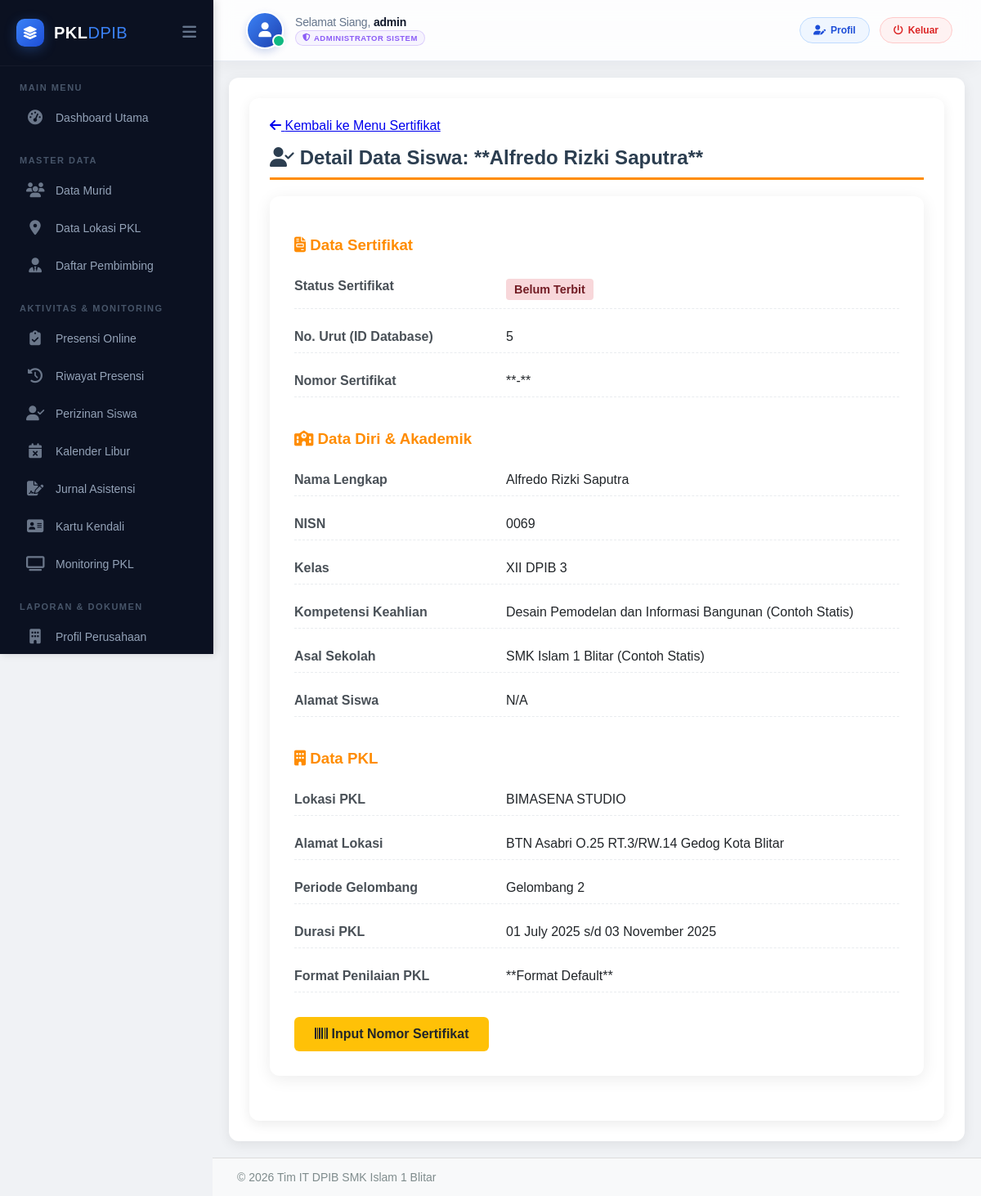
The app's page /admin/sertifikat-detail.php?siswa_id=5 (signed in) with its own data.
### tables this page shows
CREATE TABLE `peserta_didik` (
  `id` int(11) NOT NULL,
  `nisn` varchar(20) NOT NULL,
  `nama` varchar(100) NOT NULL,
  `email` varchar(100) DEFAULT NULL,
  `kelas` varchar(10) NOT NULL,
  `alamat_siswa` text DEFAULT NULL,
  `lokasi_id` int(11) DEFAULT NULL,
  `periode_id` int(11) DEFAULT NULL,
  `tgl_daftar` timestamp NOT NULL DEFAULT current_timestamp()
);

CREATE TABLE `lokasi_pkl` (
  `lokasi_id` int(11) NOT NULL,
  `alamat` varchar(255) DEFAULT NULL,
  `guru_id` int(11) DEFAULT NULL,
  `nama_lokasi` varchar(100) NOT NULL,
  `jam_kerja` varchar(100) DEFAULT NULL,
  `kuota_max` int(11) NOT NULL DEFAULT 5
);

CREATE TABLE `periode_pkl` (
  `periode_id` int(11) NOT NULL,
  `nama_periode` varchar(100) NOT NULL,
  `tgl_mulai` date NOT NULL,
  `tgl_akhir` date NOT NULL,
  `total_jam` int(11) DEFAULT 872
);

### admin/sertifikat-detail.php (the view, shortened to what this page needs)
<?php
include '../config/db-koneksi.php';
$siswa_id = isset($_GET['siswa_id']) ? (int)$_GET['siswa_id'] : 0;
$query = "
    SELECT
        p.id, p.nama, p.nisn, p.kelas, p.alamat_siswa,
        l.nama_lokasi, l.alamat AS alamat_lokasi, -- Asumsi kolomnya 'alamat' di lokasi_pkl
        pr.nama_periode AS nama_gelombang, pr.tgl_mulai AS periode_mulai, pr.tgl_akhir AS periode_selesai,
        s.nomor_sertifikat
    FROM peserta_didik p
    LEFT JOIN lokasi_pkl l ON p.lokasi_id = l.lokasi_id
    LEFT JOIN periode_pkl pr ON p.periode_id = pr.periode_id
    LEFT JOIN sertifikat_terbit s ON p.id = s.siswa_id
    WHERE p.id = ?
";
$stmt = $koneksi->prepare($query);
$stmt->bind_param("i", $siswa_id);
$stmt->execute();
$result = $stmt->get_result();
$siswa_data = $result->fetch_assoc();
function formatPeriode($mulai, $selesai) {
    $tgl_mulai = strftime('%d %B %Y', strtotime($mulai));
    $tgl_selesai = strftime('%d %B %Y', strtotime($selesai));
    return "{$tgl_mulai} s/d {$tgl_selesai}";
}
$periode_pkl = isset($siswa_data['periode_mulai']) && isset($siswa_data['periode_selesai'])
    ? formatPeriode($siswa_data['periode_mulai'], $siswa_data['periode_selesai'])
    : 'N/A';
$is_sertifikat_terbit = !empty($siswa_data['nomor_sertifikat']);
?>
<!DOCTYPE html>
<html lang="id">
<head>
    <link rel="stylesheet" href="../css/style.css">
    <link href="https://cdnjs.cloudflare.com/ajax/libs/font-awesome/6.5.2/css/all.min.css" rel="stylesheet">
</head>
<body class="admin-body">
<?php
include 'panel/sidebar.php';
include 'panel/navbar.php';
?>
            <div class="container">
                <a href="sertifikat.php" class="btn-back"><i class="fas fa-arrow-left"></i> Kembali ke Menu Sertifikat</a>
                <h1><i class="fas fa-user-check"></i> Detail Data Siswa: **<?php echo htmlspecialchars($siswa_data['nama']); ?>**</h1>
                <div class="detail-box">
                    <h3 style="margin-bottom: 20px; color: #ff8c00;"><i class="fas fa-file-invoice"></i> Data Sertifikat</h3>
                    <div class="detail-item">
                        <div class="detail-label">Status Sertifikat</div>
                        <div class="detail-value">
                            <?php if ($is_sertifikat_terbit): ?>
                                <span class="status-badge status-terbit">Sudah Terbit</span>
                            <?php else: ?>
                                <span class="status-badge status-belum">Belum Terbit</span>
                            <?php endif; ?>
                        </div>
                    </div>
                    <div class="detail-item">
                        <div class="detail-label">No. Urut (ID Database)</div>
                        <div class="detail-value"><?php echo htmlspecialchars($siswa_data['id']); ?></div>
                    </div>
                    <div class="detail-item">
                        <div class="detail-label">Nomor Sertifikat</div>
                        <div class="detail-value">
                            **<?php echo htmlspecialchars($siswa_data['nomor_sertifikat'] ?? '-'); ?>**
                        </div>
                    </div>
                    <h3 style="margin-top: 40px; margin-bottom: 20px; color: #ff8c00;"><i class="fas fa-school"></i> Data Diri & Akademik</h3>
                    <div class="detail-item">
                        <div class="detail-label">Nama Lengkap</div>
                        <div class="detail-value"><?php echo htmlspecialchars($siswa_data['nama']); ?></div>
                    </div>
                    <div class="detail-item">
                        <div class="detail-label">NISN</div>
                        <div class="detail-value"><?php echo htmlspecialchars($siswa_data['nisn']); ?></div>
                    </div>
                    <div class="detail-item">
                        <div class="detail-label">Kelas</div>
                        <div class="detail-value"><?php echo htmlspecialchars($siswa_data['kelas']); ?></div>
                    </div>
                    <div class="detail-item">
                        <div class="detail-label">Kompetensi Keahlian</div>
                        <div class="detail-value">Desain Pemodelan dan Informasi Bangunan (Contoh Statis)</div>
                    </div>
                    <div class="detail-item">
                        <div class="detail-label">Asal Sekolah</div>
                        <div class="detail-value">SMK Islam 1 Blitar (Contoh Statis)</div>
                    </div>
                    <div class="detail-item">
                        <div class="detail-label">Alamat Siswa</div>
                        <div class="detail-value"><?php echo htmlspecialchars($siswa_data['alamat_siswa'] ?? 'N/A'); ?></div>
                    </div>
                    <h3 style="margin-top: 40px; margin-bottom: 20px; color: #ff8c00;"><i class="fas fa-building"></i> Data PKL</h3>
                    <div class="detail-item">
                        <div class="detail-label">Lokasi PKL</div>
                        <div class="detail-value"><?php echo htmlspecialchars($siswa_data['nama_lokasi'] ?? 'N/A'); ?></div>
                    </div>
                    <div class="detail-item">
                        <div class="detail-label">Alamat Lokasi</div>
                        <div class="detail-value"><?php echo htmlspecialchars($siswa_data['alamat_lokasi'] ?? 'N/A'); ?></div>
                    </div>
                    <div class="detail-item">
                        <div class="detail-label">Periode Gelombang</div>
                        <div class="detail-value"><?php echo htmlspecialchars($siswa_data['nama_gelombang'] ?? 'N/A'); ?></div>
                    </div>
                    <div class="detail-item">
                        <div class="detail-label">Durasi PKL</div>
                        <div class="detail-value"><?php echo $periode_pkl; ?></div>
                    </div>
                    <div class="detail-item">
                        <div class="detail-label">Format Penilaian PKL</div>
                        <div class="detail-value">
                            **<?php echo htmlspecialchars($siswa_data['format_penilaian'] ?? 'Format Default'); ?>**
                        </div>
                    </div>
                    <div class="action-buttons">
                        <a href="sertifikat-nomor-input.php?siswa_id=<?php echo $siswa_data['id']; ?>" class="btn-input">
                            <i class="fas fa-barcode"></i> <?php echo $is_sertifikat_terbit ? 'Edit Nomor' : 'Input Nomor Sertifikat'; ?>
                        </a>
                    </div>
                </div>
            </div>
<?php
include 'panel/footer.php';
?>

### css/style.css (style rules this page uses)
html { scroll-behavior: smooth; }
body { font-family: 'Poppins', sans-serif; background-color: #f0f2f5; padding: 0; margin: 0; }
.container { max-width: 1000px; margin: 0 auto; background: transparent; padding: 35px 5%; box-shadow: none; }
h1 { color: #2c3e50; font-weight: 700; font-size: 28px; border-bottom: 2px solid #e0e0e0; padding-bottom: 15px; margin-bottom: 25px; padding-left: 5%; padding-right: 5%; }
.container { max-width: 1000px; margin: 0 auto; background: transparent; padding: 35px 0; box-shadow: none; }
.admin-body { display: flex; font-family: 'Poppins', sans-serif; background-color: #f0f2f5; min-height: 100vh; }
.admin-main-content .container { max-width: none; margin: 0; padding: 25px; background: white; border-radius: 12px; box-shadow: 0 4px 15px rgba(0, 0, 0, 0.08); }
.admin-main-content h1 { font-size: 24px; padding-left: 0; padding-right: 0; margin-bottom: 20px; }

### admin/sertifikat-detail.php (style rules this page uses)
.admin-main-content .container { max-width: 900px; }
.detail-box { background: white; padding: 30px; border-radius: 12px; box-shadow: 0 4px 20px rgba(0, 0, 0, 0.08); margin-bottom: 30px; }
.detail-item { display: flex; margin-bottom: 15px; padding: 10px 0; border-bottom: 1px dashed #e9ecef; }
.detail-label { font-weight: 600; width: 35%; color: #495057; }
.detail-value { width: 65%; color: #212529; font-weight: 500; }
h1 { border-bottom: 3px solid #ff8c00; padding-bottom: 10px; margin-bottom: 30px; }
.status-badge { display: inline-block; padding: 5px 10px; border-radius: 4px; font-weight: 700; font-size: 0.9em; }
.status-belum { background-color: #f8d7da; color: #721c24; }
.action-buttons { margin-top: 30px; display: flex; gap: 15px; }
.btn-print, .btn-input { padding: 12px 25px; border: none; border-radius: 6px; font-size: 16px; font-weight: 700; cursor: pointer; text-decoration: none; transition: background-color 0.2s; }
.btn-input { background-color: #ffc107; color: #212529; }

### admin/panel/sidebar.php (style rules this page uses)
:root { --sidebar-bg: #0B1121; --sidebar-active-bg: rgba(59, 130, 246, 0.12); --sidebar-active-text: #3b82f6; --sidebar-hover-bg: rgba(255, 255, 255, 0.04); --text-main: #94a3b8; --text-hover: #f1f5f9; --sidebar-width-full: 260px; --sidebar-width-mini: 85px; }
body { padding-left: var(--sidebar-width-full) !important; transition: padding-left 0.3s cubic-bezier(0.4, 0, 0.2, 1) !important; overflow-x: hidden; }

### admin/panel/navbar.php (style rules this page uses)
:root { --nav-height: 75px; }

### records on screen
peserta_didik: nama "Alfredo Rizki Saputra", id "5", nisn "0069", kelas "XII DPIB 3", alamat_siswa "N/A", lokasi.nama_lokasi "BIMASENA STUDIO", lokasi.alamat "BTN Asabri O.25 RT.3/RW.14 Gedog Kota Blitar", periode.nama_periode "Gelombang 2", periode.tgl_akhir "01 July 2025 s/d 03 November 2025"

### other values on screen
$sapaan "Selamat Siang"
$current_full_name "admin"
$role_label "ADMINISTRATOR SISTEM"
$siswa_data['nomor_sertifikat'] "-"
$siswa_data['format_penilaian'] "Format Default"
